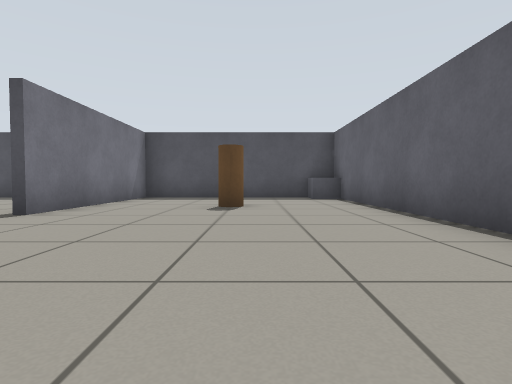
View 1 (above)

12 first-person views from a walk through a robot-simulator world made for Gazebo. The camera is 0.5 m above the floor, tilts 2° down and sees 80° across. The floor is counted in squares, 1 m on a side. Each view is taken from the middle of a square. On the plan, view 1 faces up. The plan holds only what a view shows up to about 9 squares ahead; the rest is blank.

View 2
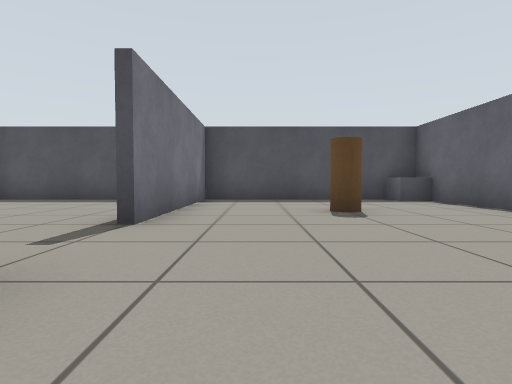

View 3
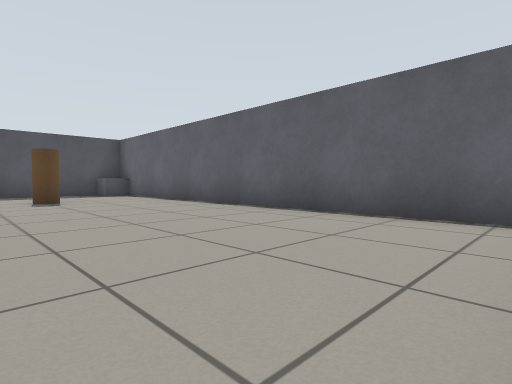

View 4
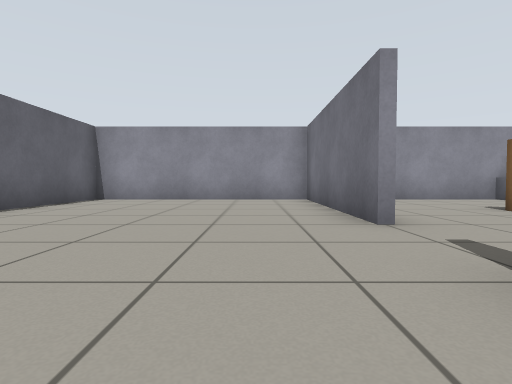

View 5
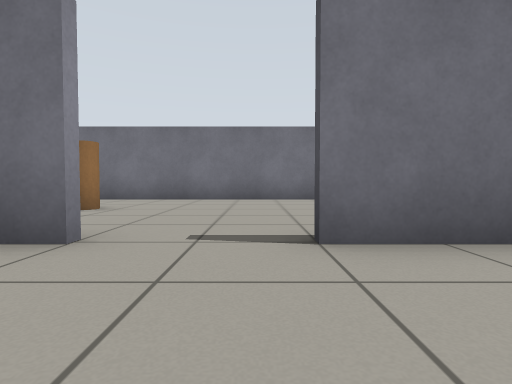

View 6
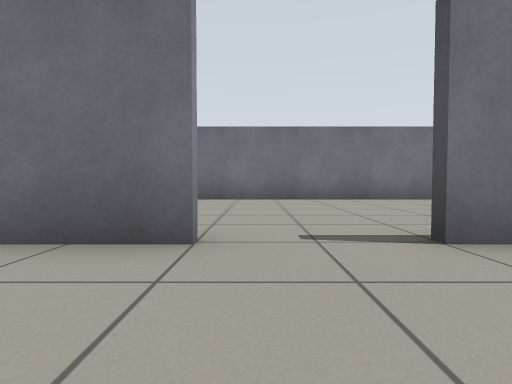

View 7
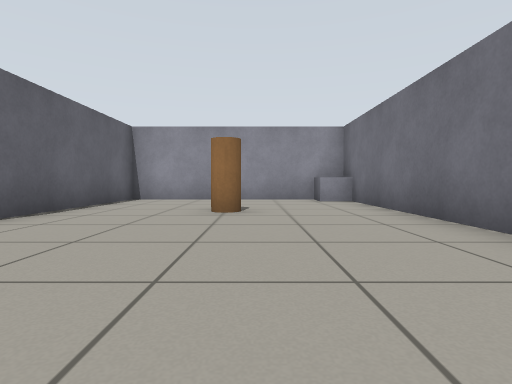

View 8
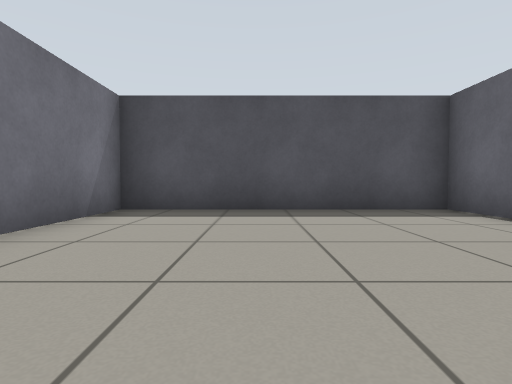

View 9
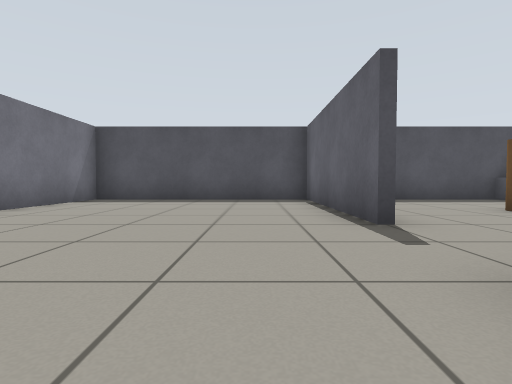

View 10
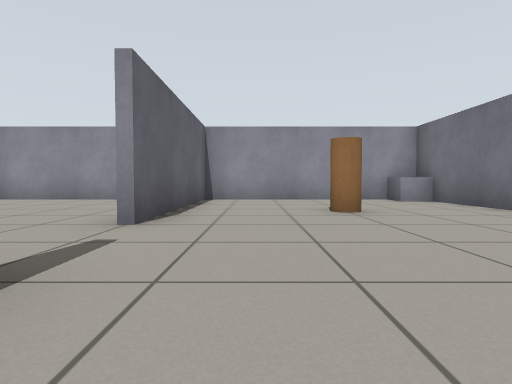

View 11
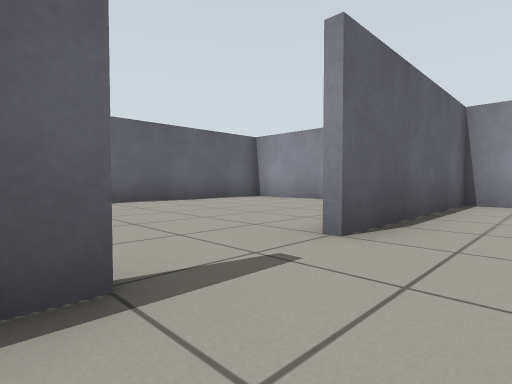

View 12
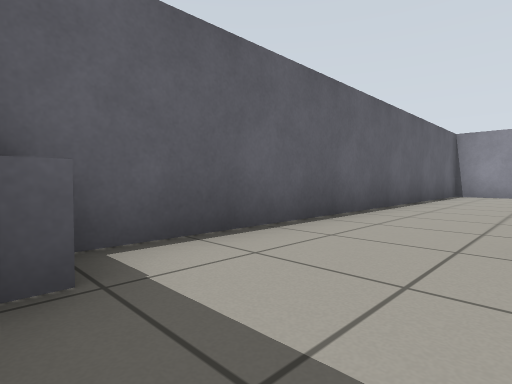

### Floor plan
Ten units are one square. View 1 is at (0, 0); x grows to the right and y downward. Boxes are objects, and circles mark ways between rooms. Rooms are numbered by the first view taken in them; rooms with no view inside come last. Other rooms are left out.
<svg viewBox="-100 -100 130 130">
<path fill="none" stroke="#000" d="M-34 -26 -34 25M-34 -94 -34 -45M-40 24 24 24 24 -94 -40 -94M-36 -44 -36 -95M-40 -94 -94 -94 -94 24 -40 24M-36 25 -36 -25"/>
<rect x="-15" y="-65" width="20" height="10" fill="#bbb"><title>pillar</title></rect>
<rect x="15" y="-95" width="10" height="10" fill="#bbb"><title>crate</title></rect>
<rect x="-95" y="15" width="10" height="10" fill="#bbb"><title>crate</title></rect>
<rect x="-75" y="-15" width="20" height="10" fill="#bbb"><title>pillar</title></rect>
<circle cx="-40" cy="-35" r="3" fill="#2a7"/>
<text x="-10" y="-40">1</text>
<text x="-70" y="-40">2</text>
</svg>
Room 1 opens to room 2.

Where each view was taken, in squares from view 1:
view 1: 0 up, 0 right, facing up
view 2: 1 up, 2 left, facing up
view 3: 2 down, 2 left, facing up-right
view 4: 6 up, 2 left, facing down
view 5: 4 up, 1 left, facing left
view 6: 3 up, 1 left, facing left
view 7: 6 up, 7 left, facing down
view 8: 4 up, 7 left, facing up
view 9: 1 up, 5 left, facing up
view 10: 6 up, 5 left, facing down
view 11: 5 up, 5 left, facing down-right
view 12: 9 up, 0 right, facing down-right
